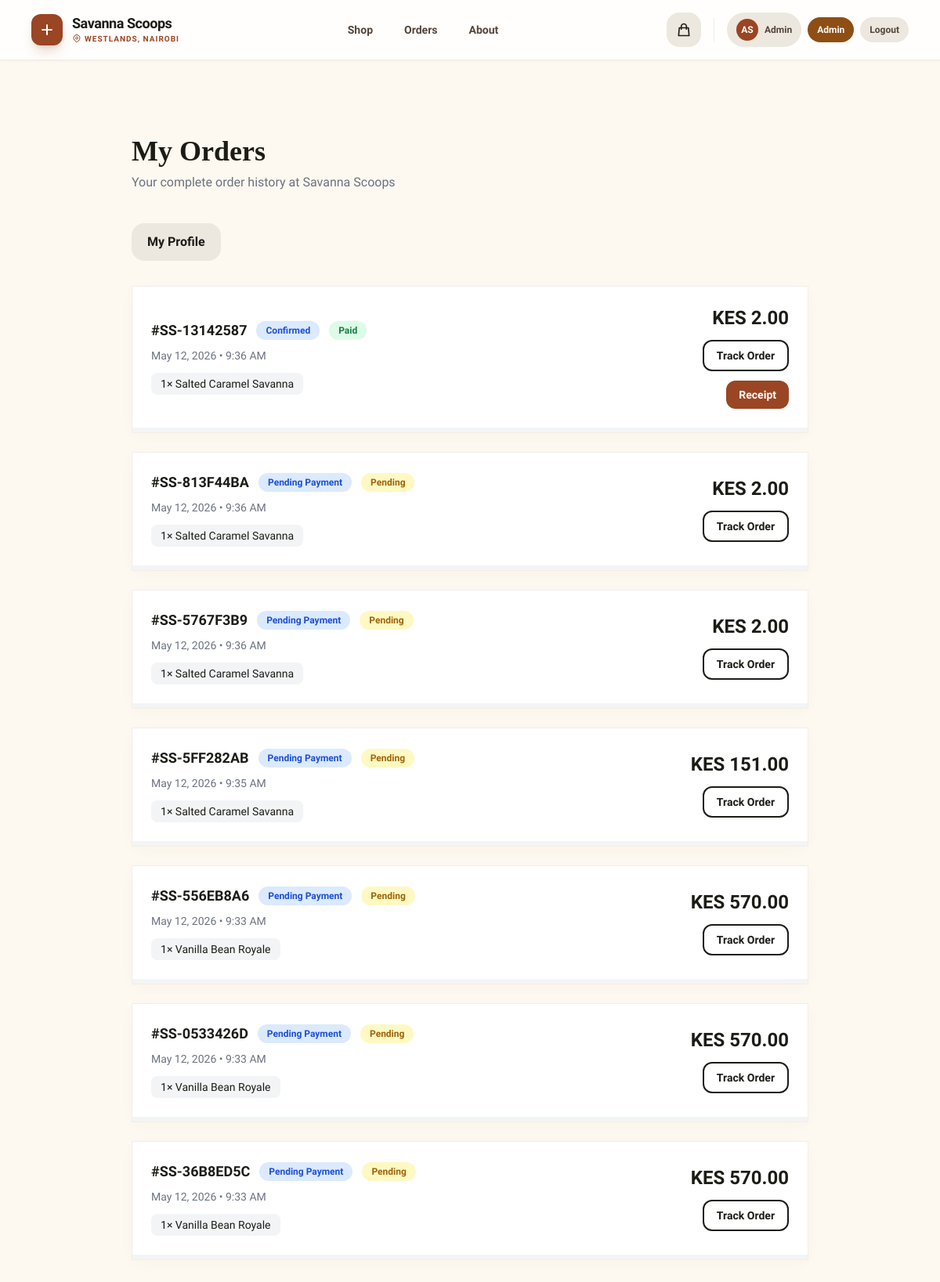
The page /orders/my-orders/ (signed in) on the database its author committed.
### orders/models.py (models this page shows, shortened)
class Order(models.Model):
    STATUS_CHOICES = [
        ('pending', 'Pending Payment'),
        ('confirmed', 'Confirmed'),
        ('preparing', 'Preparing'),
        ('out_for_delivery', 'Out for Delivery'),
        ('delivered', 'Delivered'),
        ('cancelled', 'Cancelled'),
    ]
    order_number = models.CharField(max_length=20, unique=True, default=generate_order_number)
    user = models.ForeignKey(User, on_delete=models.SET_NULL, null=True, blank=True, related_name='orders')
    customer_name = models.CharField(max_length=200)
    customer_email = models.EmailField()
    customer_phone = models.CharField(max_length=20)
    delivery_address = models.TextField()
    delivery_instructions = models.TextField(blank=True)
    subtotal = models.DecimalField(max_digits=10, decimal_places=2, default=0)
    delivery_fee = models.DecimalField(max_digits=8, decimal_places=2, default=150)
    total = models.DecimalField(max_digits=10, decimal_places=2, default=0)
    status = models.CharField(max_length=30, choices=STATUS_CHOICES, default='pending')
    payment_method = models.CharField(max_length=50, default='M-Pesa')
    payment_status = models.CharField(max_length=20, default='pending')
    mpesa_receipt = models.CharField(max_length=50, blank=True)
    notes = models.TextField(blank=True)
    created_at = models.DateTimeField(auto_now_add=True)
    updated_at = models.DateTimeField(auto_now=True)
    class Meta:
        ordering = ['-created_at']
    @property
    def status_percentage(self):
        stages = ['pending', 'confirmed', 'preparing', 'out_for_delivery', 'delivered']
        try:
            idx = stages.index(self.status)
            return int(((idx + 1) / len(stages)) * 100)
        except ValueError:
            return 0

class OrderItem(models.Model):
    order = models.ForeignKey(Order, on_delete=models.CASCADE, related_name='items')
    flavor = models.ForeignKey(Flavor, on_delete=models.SET_NULL, null=True)
    flavor_name = models.CharField(max_length=200)  # Snapshot
    price = models.DecimalField(max_digits=10, decimal_places=2)
    quantity = models.PositiveIntegerField(default=1)
    subtotal = models.DecimalField(max_digits=10, decimal_places=2)

### orders/views.py (the view)
@login_required
def my_orders(request):
    orders = Order.objects.filter(user=request.user).prefetch_related('items')
    return render(request, 'customer/my_orders.html', {'orders': orders})

### store/context_processors.py (called while the page is built)
def cart_count(request):
    cart = request.session.get('cart', {})
    count = sum(v['qty'] for v in cart.values())
    return {'cart_count': count}

def site_settings(request):
    settings = SiteSettings.get_settings()
    return {'site_settings': settings}

### store/models.py (called while the page is built)
    @classmethod
    def get_settings(cls):
        obj, _ = cls.objects.get_or_create(pk=1)
        return obj

### templates/customer/my_orders.html (shortened to what this page needs)
{% extends 'base.html' %}
{% block body %}
{% include 'partials/customer_header.html' %}
<main class="min-h-screen pt-24 pb-16" style="background: var(--color-surface);">
  <div class="max-w-4xl mx-auto px-4">
    <h1 class="text-4xl font-bold mb-2" style="font-family:'Playfair Display',serif; color:var(--color-dark);">My Orders</h1>
    <p class="text-gray-500 mb-10">Your complete order history at Savanna Scoops</p>
    <div class="mb-8">
      <a href="{% url 'profile_detail' user.username %}" class="inline-flex items-center gap-2 px-5 py-3 rounded-2xl bg-surface-container-high font-bold text-on-surface hover:bg-surface-container-highest transition-colors">
        My Profile
      </a>
    </div>
    {% if orders %}
      <div class="space-y-6">
        {% for order in orders %}
          <div class="sculpted-card overflow-hidden">
            <div class="p-6 flex flex-col md:flex-row md:items-center gap-4">
              <div class="flex-1">
                <div class="flex items-center gap-3 mb-2 flex-wrap">
                  <span class="font-bold text-lg" style="color:var(--color-dark);">#{{ order.order_number }}</span>
                  <span class="text-xs px-3 py-1 rounded-full font-semibold
                    {% if order.status == 'delivered' %}bg-green-100 text-green-700
                    {% elif order.status == 'cancelled' %}bg-red-100 text-red-700
                    {% elif order.status == 'out_for_delivery' %}bg-purple-100 text-purple-700
                    {% elif order.status == 'preparing' %}bg-orange-100 text-orange-700
                    {% else %}bg-blue-100 text-blue-700{% endif %}">
                    {{ order.get_status_display }}
                  </span>
                  <span class="text-xs px-3 py-1 rounded-full font-semibold
                    {% if order.payment_status == 'paid' %}bg-green-100 text-green-700{% else %}bg-yellow-100 text-yellow-700{% endif %}">
                    {{ order.payment_status|capfirst }}
                  </span>
                </div>
                <p class="text-gray-500 text-sm mb-3">{{ order.created_at|date:"M d, Y • g:i A" }}</p>
                <div class="flex flex-wrap gap-2">
                  {% for item in order.items.all %}
                    <span class="text-sm bg-gray-100 rounded-lg px-3 py-1">
                      {{ item.quantity }}× {{ item.flavor_name }}
                    </span>
                  {% endfor %}
                </div>
              </div>
              <div class="flex flex-col items-end gap-3">
                <div class="text-2xl font-bold" style="color:var(--color-primary);">KES {{ order.total }}</div>
                <a href="{% url 'tracking' %}?order_id={{ order.order_number }}"
                  class="text-sm px-4 py-2 rounded-xl border-2 font-semibold transition-colors hover:text-white"
                  style="border-color:var(--color-primary); color:var(--color-primary);"
                  onmouseover="this.style.background='var(--color-primary)'"
                  onmouseout="this.style.background='transparent'">
                  Track Order
                </a>
                {% if order.payment_status == 'paid' %}
                <a href="{% url 'order_receipt' order.order_number %}" class="text-sm px-4 py-2 rounded-xl bg-secondary text-white font-semibold">
                  Receipt
                </a>
                {% endif %}
              </div>
            </div>
            <div class="h-1.5 bg-gray-100">
              <div class="h-full rounded-full transition-all"
                style="width: {{ order.status_percentage }}%; background: linear-gradient(90deg, var(--color-primary), var(--color-secondary));"></div>
            </div>
          </div>
        {% endfor %}
      </div>
    {% endif %}
  </div>
</main>
{% endblock %}

### templates/partials/customer_header.html (shortened to what this page needs)
{% load static %}
<header class="bg-white/80 backdrop-blur-md border-b border-[#d8c2b5]/30 px-4 md:px-10 py-4 flex items-center justify-between sticky top-0 z-50 shadow-sm">
  <a href="{% url 'shop' %}" class="flex items-center gap-3">
    <div class="w-10 h-10 bg-secondary rounded-xl flex items-center justify-center shadow-lg shadow-secondary/20">
      <svg xmlns="http://www.w3.org/2000/svg" class="w-6 h-6 text-white" fill="none" viewBox="0 0 24 24" stroke="currentColor"><path stroke-linecap="round" stroke-linejoin="round" stroke-width="2" d="M12 6v6m0 0v6m0-6h6m-6 0H6"/></svg>
    </div>
    <div class="hidden md:block">
      <h1 class="font-sans font-bold text-lg leading-tight tracking-tight text-on-surface">Savanna Scoops</h1>
      <div class="flex items-center gap-1 text-[10px] text-secondary font-bold uppercase tracking-widest">
        Westlands, Nairobi
      </div>
    </div>
  </a>
  <nav class="flex items-center gap-2">
    <a href="{% url 'shop' %}" class="px-4 py-2 rounded-full text-sm font-bold transition-all {% if active_section == 'shop' %}bg-secondary text-white{% else %}text-on-surface-variant hover:bg-surface-container-high{% endif %}">Shop</a>
    <a href="{% url 'tracking' %}" class="px-4 py-2 rounded-full text-sm font-bold transition-all {% if active_section == 'tracking' %}bg-secondary text-white{% else %}text-on-surface-variant hover:bg-surface-container-high{% endif %}">Orders</a>
    <a href="{% url 'about' %}" class="hidden md:block px-4 py-2 rounded-full text-sm font-bold text-on-surface-variant hover:bg-surface-container-high transition-all">About</a>
  </nav>
  <div class="flex items-center gap-2 md:gap-4">
    <a href="{% url 'checkout' %}" class="relative w-11 h-11 flex items-center justify-center bg-surface-container-high rounded-2xl hover:bg-surface-container-highest transition-colors group">
      <svg xmlns="http://www.w3.org/2000/svg" class="w-5 h-5 text-on-surface group-hover:scale-110 transition-transform" fill="none" viewBox="0 0 24 24" stroke="currentColor"><path stroke-linecap="round" stroke-linejoin="round" stroke-width="2" d="M16 11V7a4 4 0 00-8 0v4M5 9h14l1 12H4L5 9z"/></svg>
    </a>
    {% if user.is_authenticated %}
      <div class="flex items-center gap-2">
        <a href="{% url 'profile_detail' user.username %}" class="hidden md:flex items-center gap-2 px-3 py-2 bg-surface-container-high rounded-full hover:bg-surface-container-highest transition-all group">
          <div class="w-7 h-7 rounded-full bg-secondary text-white flex items-center justify-center text-xs font-bold">{{ user.first_name|first|upper }}{{ user.last_name|first|upper }}</div>
          <span class="text-xs font-bold text-on-surface-variant">{{ user.first_name }}</span>
        </a>
        {% if user.is_staff %}
        <a href="{% url 'admin_dashboard' %}" class="hidden md:flex items-center gap-1 px-3 py-2 bg-primary text-white rounded-full text-xs font-bold hover:opacity-90 transition-all">
          Admin
        </a>
        {% endif %}
        <a href="{% url 'account_logout' %}" class="hidden md:flex items-center gap-1 px-3 py-2 bg-surface-container-high text-on-surface-variant rounded-full text-xs font-bold hover:bg-surface-container-highest transition-all">
          Logout
        </a>
      </div>
    {% else %}
      <a href="{% url 'account_login' %}" class="hidden md:flex items-center gap-2 px-4 py-2 bg-surface-container-highest/50 rounded-full hover:bg-surface-container-highest transition-all">
        <span class="text-xs font-bold text-on-surface-variant uppercase tracking-tight">Sign In</span>
      </a>
    {% endif %}
  </div>
</header>

### templates/base.html (style rules this page uses)
body { font-family: 'Be Vietnam Pro', sans-serif; background: #fdf9f0; color: #1c1c17; }
.font-sans { font-family: 'Plus Jakarta Sans', sans-serif; }
.sculpted-card { background: #ffffff; border: 1px solid rgba(216,194,181,0.3); box-shadow: 0 4px 20px -5px rgba(154,69,35,0.05); transition: all 0.3s ease; }

### rows shown on the page
Order: order_number "SS-13142587", status "Confirmed", payment_status "Paid", created_at "May 12, 2026 • 9:36 AM", total "2.00", shows "Receipt"
OrderItem: quantity "1", flavor_name "Salted Caramel Savanna"
Order: order_number "SS-813F44BA", status "Pending Payment", payment_status "Pending", created_at "May 12, 2026 • 9:36 AM", total "2.00"
OrderItem: quantity "1", flavor_name "Salted Caramel Savanna"
Order: order_number "SS-5767F3B9", status "Pending Payment", payment_status "Pending", created_at "May 12, 2026 • 9:36 AM", total "2.00"
OrderItem: quantity "1", flavor_name "Salted Caramel Savanna"
Order: order_number "SS-5FF282AB", status "Pending Payment", payment_status "Pending", created_at "May 12, 2026 • 9:35 AM", total "151.00"
OrderItem: quantity "1", flavor_name "Salted Caramel Savanna"
Order: order_number "SS-556EB8A6", status "Pending Payment", payment_status "Pending", created_at "May 12, 2026 • 9:33 AM", total "570.00"
OrderItem: quantity "1", flavor_name "Vanilla Bean Royale"
Order: order_number "SS-0533426D", status "Pending Payment", payment_status "Pending", created_at "May 12, 2026 • 9:33 AM", total "570.00"
OrderItem: quantity "1", flavor_name "Vanilla Bean Royale"
Order: order_number "SS-36B8ED5C", status "Pending Payment", payment_status "Pending", created_at "May 12, 2026 • 9:33 AM", total "570.00"
OrderItem: quantity "1", flavor_name "Vanilla Bean Royale"

### other values the page prints
{{ user.first_name|first|upper }} "A"
{{ user.last_name|first|upper }} "S"
{{ user.first_name }} "Admin"
